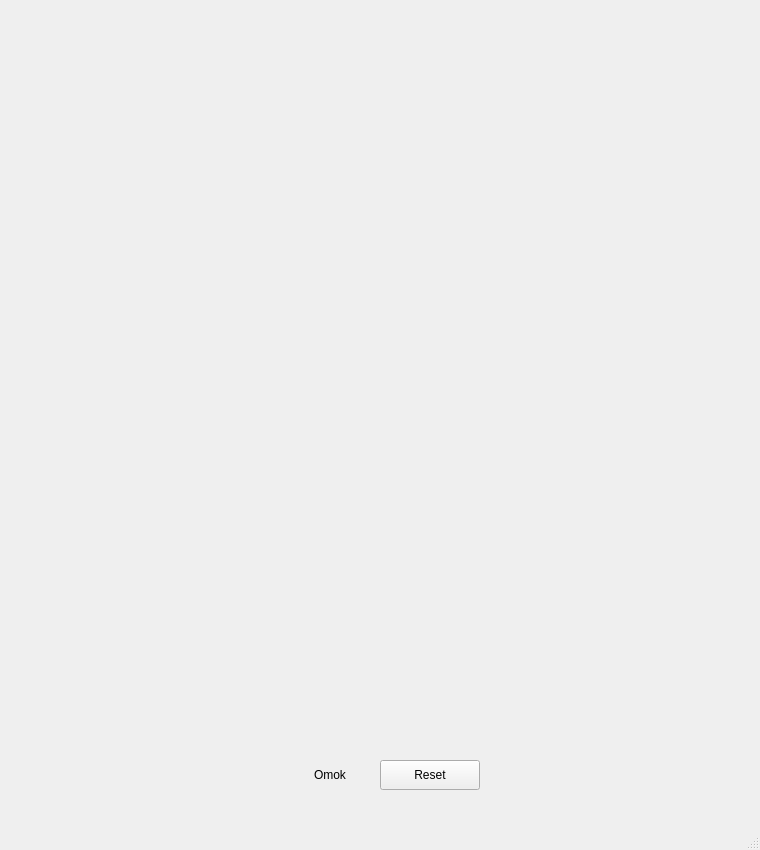
<?xml version="1.0" encoding="UTF-8"?>
<ui version="4.0">
 <class>MainWindow</class>
 <widget class="QMainWindow" name="MainWindow">
  <property name="geometry">
   <rect>
    <x>0</x>
    <y>0</y>
    <width>760</width>
    <height>850</height>
   </rect>
  </property>
  <property name="windowTitle">
   <string>MainWindow</string>
  </property>
  <widget class="QWidget" name="centralwidget">
   <widget class="QPushButton" name="pbReset">
    <property name="geometry">
     <rect>
      <x>380</x>
      <y>760</y>
      <width>100</width>
      <height>30</height>
     </rect>
    </property>
    <property name="text">
     <string>Reset</string>
    </property>
   </widget>
   <widget class="QLabel" name="lbl">
    <property name="geometry">
     <rect>
      <x>280</x>
      <y>760</y>
      <width>100</width>
      <height>30</height>
     </rect>
    </property>
    <property name="text">
     <string>Omok</string>
    </property>
    <property name="alignment">
     <set>Qt::AlignCenter</set>
    </property>
   </widget>
  </widget>
  <widget class="QMenuBar" name="menubar">
   <property name="geometry">
    <rect>
     <x>0</x>
     <y>0</y>
     <width>760</width>
     <height>21</height>
    </rect>
   </property>
  </widget>
  <widget class="QStatusBar" name="statusbar"/>
 </widget>
 <resources/>
 <connections/>
</ui>
